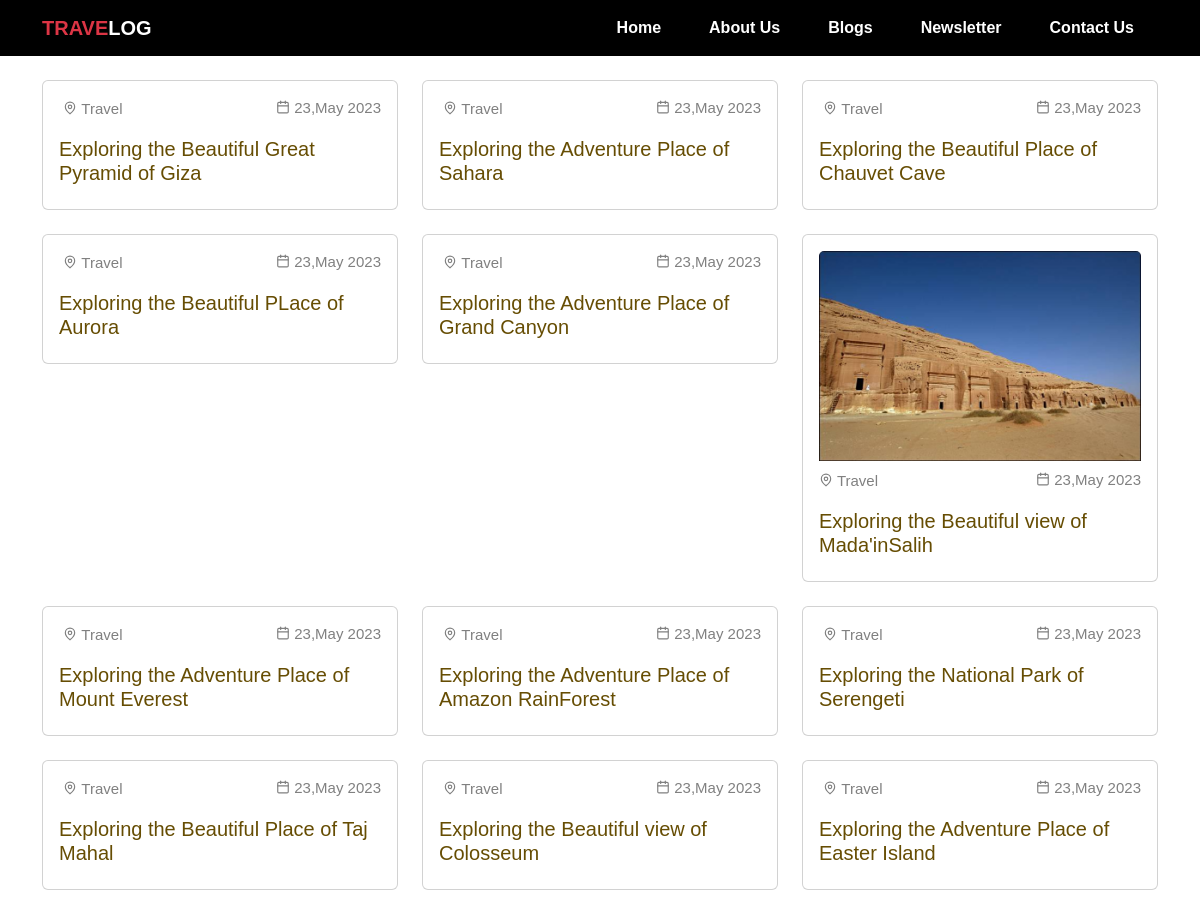
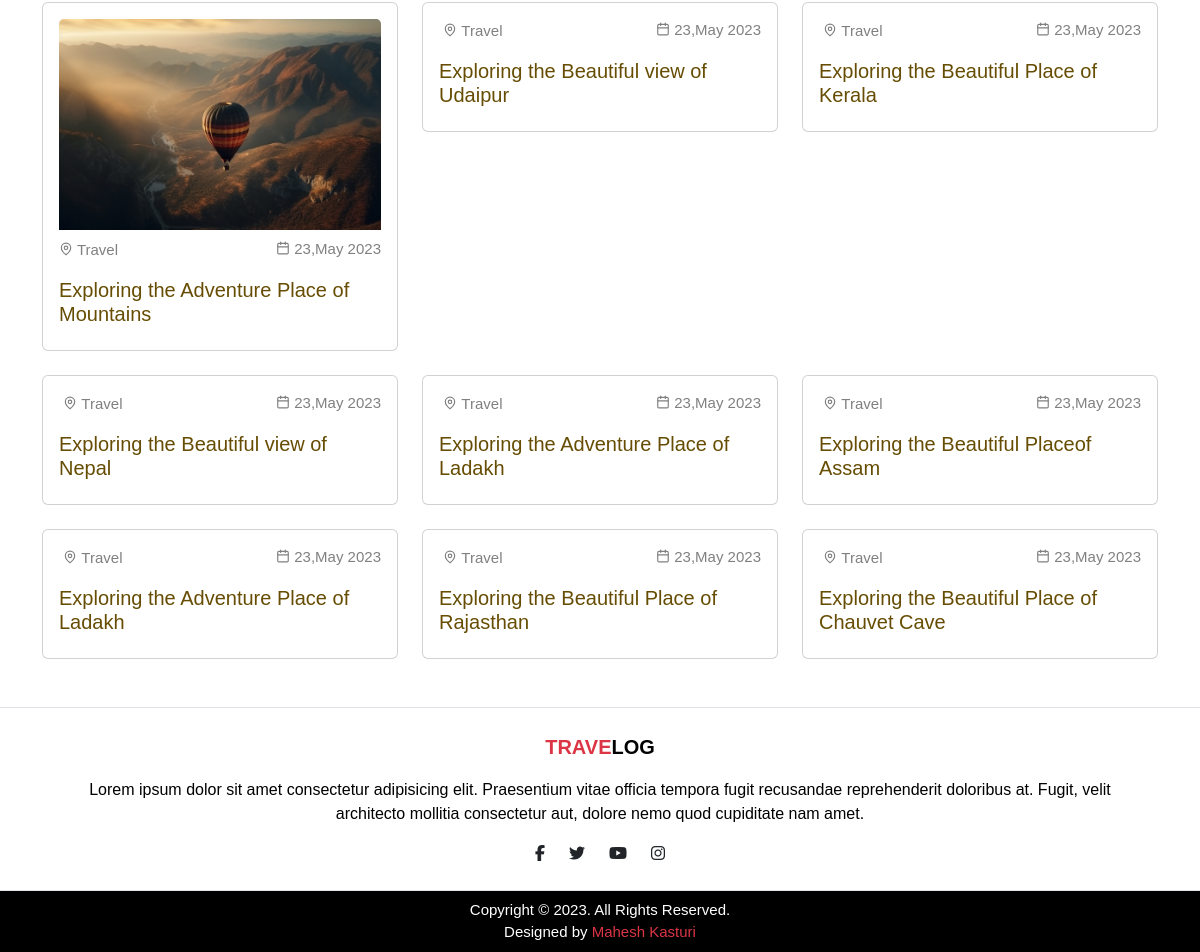
The app's page /blogs/ with its own data (2 pictures, top to bottom).
### Blogsection/models.py (models this page shows)
class allblogs(models.Model):
    blog_img = models.FileField(upload_to="blog-img/",max_length=250,null=None)
    blog_title = models.CharField(max_length=100)

### BlogWebsite/views.py (the view)
# urls.py: path('blogs/',views.blog),
def blog(request):
      BlogsData = allblogs.objects.all()
      data={
            'blogsData':BlogsData
      }
      return render(request,"blogs.html",data)

### templates/blogs.html (shortened to what this page needs)
{% load static %}
<!DOCTYPE html>
<html lang="en">
<head>
    <link rel="stylesheet" href="{% static 'style.css' %}">
    <link href="https://cdn.jsdelivr.net/npm/bootstrap@5.3.2/dist/css/bootstrap.min.css" rel="stylesheet"
>
</head>
<body>
    {% include "header.html"%}
    <div class="container my-4">
        <div class="row">
            <div class="col-lg-12">
                <div class="row">
                    {% for n in blogsData %}
                    <div class="col-lg-4">
                        <div class="card mb-4">
                            <div class="card-body ">
                                <div class="mb-3 unesco-img">
                                    <img src="/media/{{n.blog_img}}" alt="" class="card-img-top mb-2 ">
                                    <span class="blog-img-name">
                                        <svg xmlns="http://www.w3.org/2000/svg" width="14" height="14"
                                            viewBox="0 0 24 24" fill="none" stroke="currentColor" stroke-width="2"
                                            stroke-linecap="round" stroke-linejoin="round"
                                            class="lucide lucide-map-pin mb-1">
                                            <path d="M20 10c0 6-8 12-8 12s-8-6-8-12a8 8 0 0 1 16 0Z" />
                                            <circle cx="12" cy="10" r="3" />
                                        </svg>
                                        Travel</span>
                                    <span class="float-end blog-img-name">
                                        23,May 2023</span>
                                </div>
                                <a href="" class="text-decoration-none text-warning-emphasis">
                                    <h1 class="card-title blog-head">{{n.blog_title}}</h1>
                                </a>
                            </div>
                        </div>
                    </div>
                    {% endfor %}
                </div>
            </div>
        </div>
    </div>
    {% include "footer.html" %}
</body>
</html>

### templates/header.html (shortened to what this page needs)
{% load static %}
<!DOCTYPE html>
<html lang="en">
<head>
    <link rel="stylesheet" href="{% static 'style.css' %}">
    <link href="https://cdn.jsdelivr.net/npm/bootstrap@5.2.3/dist/css/bootstrap.min.css" rel="stylesheet">
</head>
<body>
    <header class="sticky-top">
        <nav class="navbar navbar-expand-lg bg-black">
            <div class="container">
                <a class="navbar-brand text-uppercase text-white fs-5 fw-bold" href="#">
                    <span class=" text-danger">trave</span>log
                </a>
                <div class="collapse navbar-collapse" id="navbarNav">
                    <ul class=" navbar-nav ms-auto  ">
                        <li class="nav-item px-3 fw-semibold">
                            <a class="nav-link  " id="list" aria-current="page" href="/home/" >Home</a>
                        </li>
                        <li class="nav-item px-3 fw-semibold ">
                            <a class="nav-link " href="/aboutus/" >About Us</a>
                        </li>
                        <li class="nav-item px-3  fw-semibold ">
                            <a class="nav-link " href="/blogs/" >Blogs</a>
                        </li>
                        <li class="nav-item px-3 fw-semibold ">
                            <a class="nav-link" href="/newsletter/" >Newsletter</a>
                        </li>
                        <li class="nav-item px-3 fw-semibold ">
                            <a class="nav-link " href="/contactus/" >Contact Us</a>
                        </li>
                    </ul>
                </div>
            </div>
        </nav>
    </header>
</body>
</html>

### templates/footer.html (shortened to what this page needs)
{% load static %}
<!DOCTYPE html>
<html lang="en">
<head>
    <link rel="stylesheet" href="{% static 'style.css' %}">
    <link href="https://cdn.jsdelivr.net/npm/bootstrap@5.3.2/dist/css/bootstrap.min.css" rel="stylesheet"
>
</head>
<body>
    <footer class="border-top border-grey">
        <div class="container text-white p-4">
                <a class="navbar-brand text-center d-block text-uppercase mb-3 fs-5 fw-bold text-black" href="#">
                    <span class=" text-danger">trave</span>log
                </a>
            <p class="text-black  text-center footer-para ">
                Lorem ipsum dolor sit amet consectetur adipisicing elit. Praesentium vitae officia tempora fugit
                recusandae  reprehenderit doloribus at. Fugit, velit architecto mollitia consectetur aut, dolore nemo
                quod cupiditate nam amet.
            </p>
            <div class="d-flex gap-4 justify-content-center align-items-center">
                <a href="www.facebook.com" target="_blank" class=" link-dark">
                    <i class="fab fa-facebook-f"></i>
                </a>
                <a href="/" target="_blank" class=" link-dark">
                    <i class="fab fa-twitter"></i>
                </a>
                <a href="/" target="_blank" class=" link-dark">
                    <i class="fab fa-youtube"></i>
                </a>
                <a href="/" target="_blank" class=" link-dark">
                    <i class="fab fa-instagram"></i>
                </a>
            </div>
        </div>
        <div class="border-top border-grey text-center bg-black  text-white p-2 Copyright">
            <div>
                Copyright © 2023. All Rights Reserved.
            </div>
            <div>
                Designed by <a href="/" target="_blank" class="text-danger text-decoration-none "> Mahesh Kasturi </a>
            </div>
        </div>
    </footer>
</body>
</html>

### static/style.css (style rules this page uses)
* { margin: 0px; padding: 0px; box-sizing: border-box; font-family: sans-serif; }
.nav-item a { color:white !important; position: relative; }
.nav-item a::after { opacity: 0; transition: all 0.5s ease; content: ''; height: 3px; width: 100%; background-color: #DC3545; position: absolute; bottom: 0; left: 0; }
.blog-head { font-size: 20px; }
.unesco-img { transition: transform 0.5s; }
.Copyright { font-size: 15px; }

### templates/blogs.html (style rules this page uses)
.blog-img-name { font-size: 15px; color: gray; }

### records on screen
allblogs: blog_title "Exploring the Beautiful Great Pyramid of Giza"
allblogs: blog_title "Exploring the Adventure Place of Sahara"
allblogs: blog_title "Exploring the Beautiful Place of Chauvet Cave"
allblogs: blog_title "Exploring the Beautiful PLace of Aurora"
allblogs: blog_title "Exploring the Adventure Place of Grand Canyon"
allblogs: blog_img (picture), blog_title "Exploring the Beautiful view of Mada'inSalih"
allblogs: blog_title "Exploring the Adventure Place of Mount Everest"
allblogs: blog_title "Exploring the Adventure Place of Amazon RainForest"
allblogs: blog_title "Exploring the National Park of Serengeti"
allblogs: blog_title "Exploring the Beautiful Place of Taj Mahal"
allblogs: blog_title "Exploring the Beautiful view of Colosseum"
allblogs: blog_title "Exploring the Adventure Place of Easter Island"
allblogs: blog_img (picture), blog_title "Exploring the Adventure Place of Mountains"
allblogs: blog_title "Exploring the Beautiful view of Udaipur"
allblogs: blog_title "Exploring the Beautiful Place of Kerala"
allblogs: blog_title "Exploring the Beautiful view of Nepal"
allblogs: blog_title "Exploring the Adventure Place of Ladakh"
allblogs: blog_title "Exploring the Beautiful Placeof Assam"
allblogs: blog_title "Exploring the Adventure Place of Ladakh"
allblogs: blog_title "Exploring the Beautiful Place of Rajasthan"
allblogs: blog_title "Exploring the Beautiful Place of Chauvet Cave"
